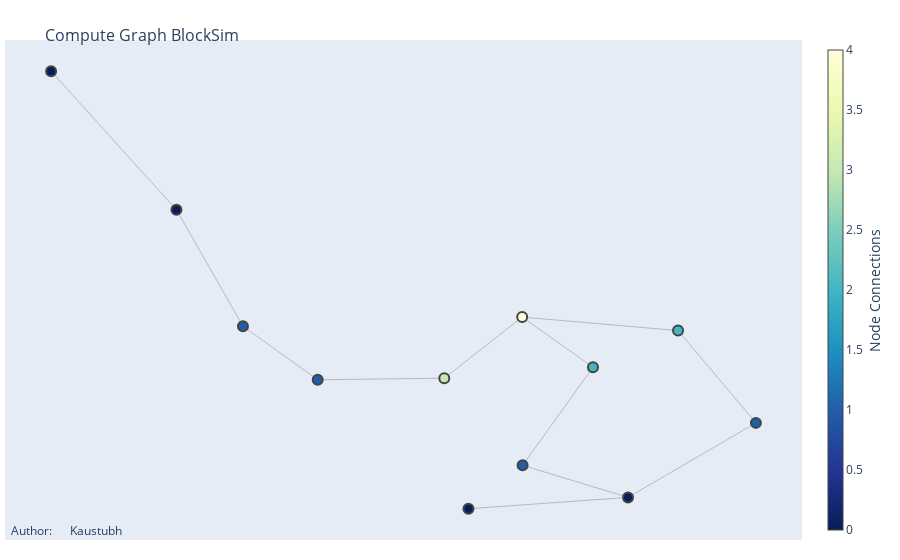

Here is the notebook cell this chart was saved with:
### Code cell
plot_graph(compute_graph)

### Figure 1 — Plotly figure (JSON) as saved in the notebook; plotly's stock layout.template omitted (floating-point values rounded to 4 significant figures)
{"data": [{"hoverinfo": "none", "line": {"color": "#888", "width": 0.5}, "mode": "lines", "type": "scatter", "x": [0.03972, 0.3845, null, 0.3845, 0.6606, null, 0.3845, 0.1567, null, 0.6606, 0.4924, null, 0.1567, 0.3087, null, 0.4924, 0.1558, null, 0.3087, 0.1558, null, 0.1558, -0.01245, null, -0.01245, -0.2859, null, -0.2859, -0.4473, null, -0.4473, -0.591, null, -0.591, -0.8618, null], "y": [-0.5354, -0.4955, null, -0.4955, -0.234, null, -0.4955, -0.383, null, -0.234, 0.08995, null, -0.383, -0.03859, null, 0.08995, 0.1372, null, -0.03859, 0.1372, null, 0.1372, -0.0772, null, -0.0772, -0.0827, null, -0.0827, 0.1053, null, 0.1053, 0.514, null, 0.514, 1, null]}, {"hoverinfo": "text", "marker": {"color": [0, 0, 0, 1, 1, 2, 2, 4, 3, 1, 1, 0], "colorbar": {"thickness": 15, "title": {"side": "right", "text": "Node Connections"}, "xanchor": "left"}, "colorscale": [[0, "rgb(255,255,217)"], [0.125, "rgb(237,248,177)"], [0.25, "rgb(199,233,180)"], [0.375, "rgb(127,205,187)"], [0.5, "rgb(65,182,196)"], [0.625, "rgb(29,145,192)"], [0.75, "rgb(34,94,168)"], [0.875, "rgb(37,52,148)"], [1, "rgb(8,29,88)"]], "line": {"width": 2}, "reversescale": true, "showscale": true, "size": 10}, "mode": "markers", "text": ["Node: 0<br>Type: null<br>Compute: False", "Node: 1<br>Type: null<br>Compute: False", "Node: 2<br>Type: null<br>Compute: False", "Node: 3<br>Type: scalar_mult<br>Compute: False", "Node: 4<br>Type: scalar_mult<br>Compute: False", "Node: 5<br>Type: ntt<br>Compute: False", "Node: 6<br>Type: ntt<br>Compute: False", "Node: 7<br>Type: point_mult<br>Compute: False", "Node: 8<br>Type: intt<br>Compute: False", "Node: 9<br>Type: scalar_mult<br>Compute: False", "Node: 10<br>Type: scalar_mult<br>Compute: False", "Node: 11<br>Type: null<br>Compute: False"], "type": "scatter", "x": [0.03972, -0.8618, 0.3845, 0.6606, 0.1567, 0.4924, 0.3087, 0.1558, -0.01245, -0.2859, -0.4473, -0.591], "y": [-0.5354, 1, -0.4955, -0.234, -0.383, 0.08995, -0.03859, 0.1372, -0.0772, -0.0827, 0.1053, 0.514]}], "layout": {"annotations": [{"showarrow": false, "text": "Author: <a href='https://wiki.kaustubh.us'>\t\t\t\t\tKaustubh</a>", "x": 0.005, "xref": "paper", "y": -0.002, "yref": "paper"}], "hovermode": "closest", "margin": {"b": 20, "l": 5, "r": 5, "t": 40}, "showlegend": false, "title": {"font": {"size": 16}, "text": "<br>Compute Graph BlockSim"}, "xaxis": {"showgrid": false, "showticklabels": false, "zeroline": false}, "yaxis": {"showgrid": false, "showticklabels": false, "zeroline": false}}}
